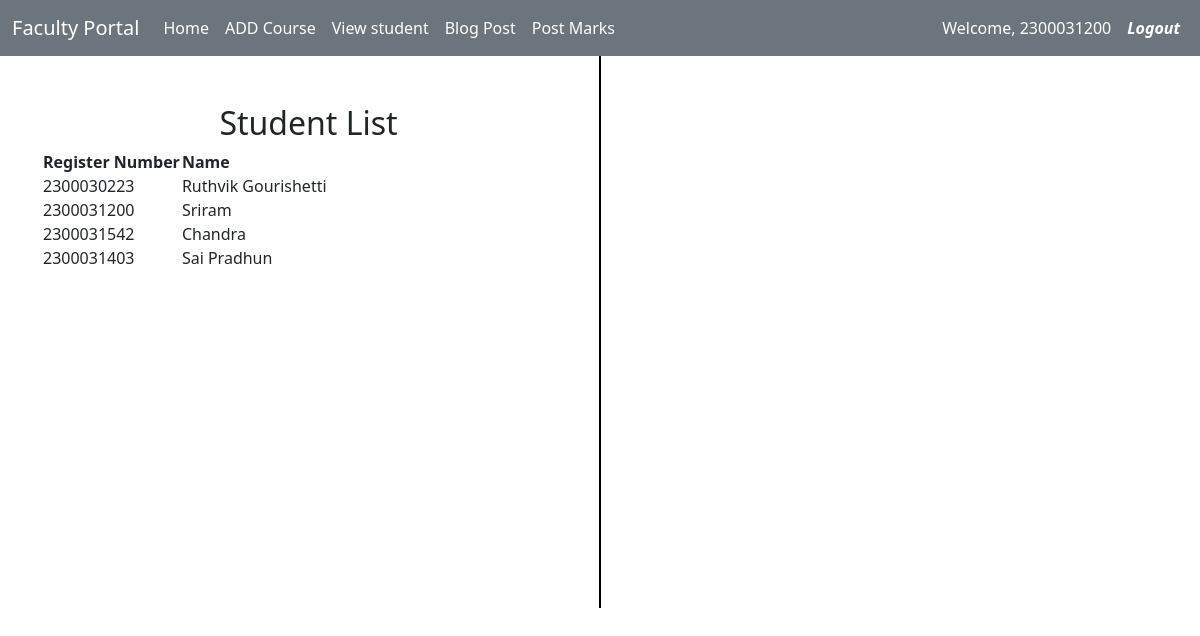
The app's page /facultyApp/view_student_list/ (signed in) with its own data.
### adminApp/models.py (models this page shows, shortened)
class StudentList(models.Model):
    Register_Number = models.CharField(max_length=20, unique=True)
    Name = models.CharField(max_length=100)
    user=models.OneToOneField(User, on_delete=models.CASCADE,null=True)

### facultyApp/views.py (the view)
# urls.py: path('view_student_list/', views.view_student_list, name='view_student_list'),
def view_student_list(request):
    course = request.GET.get('course')
    section = request.GET.get('section')
    student_courses = AddCourse.objects.all()
    if course:
        student_courses = student_courses.filter(course=course)
    if section:
        student_courses = student_courses.filter(section=section)
    students = StudentList.objects.filter(id__in=student_courses.values('student_id'))
    course_choices = AddCourse.COURSE_CHOICES
    section_choices = AddCourse.SECTION_CHOICES
    context = {
        'students': students,
        'course_choices': course_choices,
        'section_choices': section_choices,
        'selected_course': course,
        'selected_section': section,
    }
    return render(request, 'facultyApp/View_Student_List.html', context)

### templates/facultyApp/View_Student_List.html (shortened to what this page needs)
{% extends 'Navbar/FacultyNavbar.html' %}
{% load static %}
{% block body %}
<div class="container text-center">
  <div class="row">
    <div class="col">
        <br><br>
            <h2>Student List</h2>
<table>
    <tr>
        <th>Register Number</th>
        <th>Name</th>
    </tr>
    {% for student in students %}
    <tr>
        <td>{{ student.Register_Number }}</td>
        <td>{{ student.Name }}</td>
    </tr>
    {% endfor %}
</table>
    </div>
      <br><br><br><br><br><br><br><br><br><br><br><br><br><br><br><br>
      <br><br><br><br><br><br><br>
       <div class="col-auto d-flex align-items-center">
      <div style="border-left: 2px solid black; height: 100%;"></div>
    </div>
    <div class="col">
        <br><br>
    </div>
  </div>
</div>
{% endblock %}

### templates/Navbar/FacultyNavbar.html (shortened to what this page needs)
<html lang="en">
<head>
    <link href="https://cdn.jsdelivr.net/npm/bootstrap@5.3.3/dist/css/bootstrap.min.css" rel="stylesheet">
</head>
<body>
    <nav class="navbar navbar-expand-lg bg-secondary">
  <div class="container-fluid">
    <a class="navbar-brand" style="color:white;" href="{% url 'facultyApp:facultyHomePage' %}">Faculty Portal</a>
    <div class="collapse navbar-collapse" id="navbarNavDropdown">
      <ul class="navbar-nav">
            <li class="nav-item">
          <a class="nav-link active" style="color:white;" aria-current="page" href="{% url 'facultyApp:facultyHomePage' %}">Home</a>
        <li class="nav-item">
          <a class="nav-link" style="color:white;" href="{% url 'facultyApp:add_course' %}">ADD Course</a>
        </li>
        <li class="nav-item">
          <a class="nav-link" style="color:white;" href="{% url 'facultyApp:view_student_list' %}">View student</a>
        </li>
        <li class="nav-item">
          <a class="nav-link" style="color:white;" href="{% url 'facultyApp:add_blog' %}">Blog Post</a>
        </li>
         <li class="nav-item">
          <a class="nav-link" style="color:white;" href="{% url 'facultyApp:post_marks' %}">Post Marks</a>
        </li>
      </ul>
    </div>
    <ul  class="navbar-nav ms-auto">
<li>
        {% if user.is_authenticated %}
        <li class="nav-item">
        <span class="nav-link" style="color:white;">Welcome, {{ user.username }}</span>
    </li>
          <li class="nav-item">
          <a class="nav-link" style="color:white;" href="{% url 'logout' %}"><b><i>Logout</i></b></a>
          </li>
        {% endif %}
 </li>
      </ul>
  </div>
</nav>
{% block body %}
{% endblock %}
</body>
</html>

### records on screen
StudentList: Register_Number "2300030223", Name "Ruthvik Gourishetti"
StudentList: Register_Number "2300031200", Name "Sriram"
StudentList: Register_Number "2300031542", Name "Chandra"
StudentList: Register_Number "2300031403", Name "Sai Pradhun"

### other values on screen
{{ user.username }} "2300031200"
